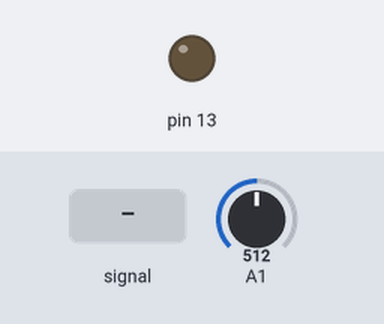
Simulated run of this sketch. Board: Arduino Uno, built with avr-gcc and run on an emulated ATmega328P. Shown: output pins drawn as LEDs (lit = HIGH). The test bench sets the inputs (shaded band); at power-on: A1 = 512. What the sketch prints to the serial monitor is not drawn.

Above: at 1.2 s.
1.3 s: A1 fed a 200 Hz sine of ±81 counts around its level
At 2.5 s:
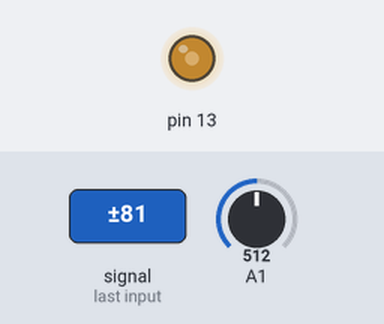
2.8 s: A1 set to 716
At 3.3 s:
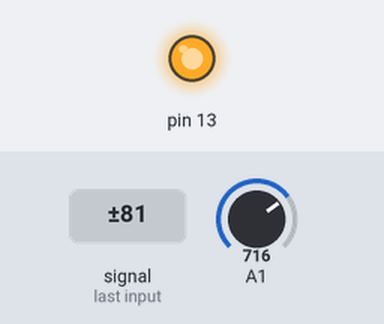
4.3 s: A1 set to 538
5.8 s: A1 set to 511
At 6.6 s:
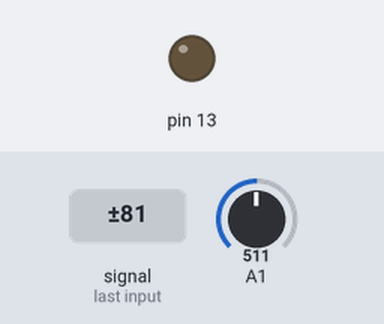
7.3 s: A1 set to 900
At 7.8 s:
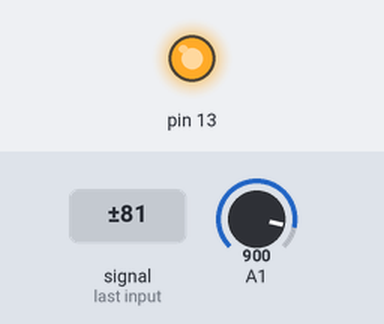
8.8 s: A1 set to 306
At 10.1 s:
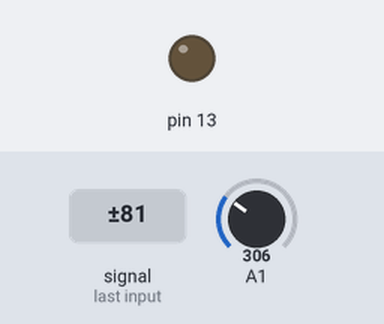
Timing chart, 0 to 11.3 s (numbered marks = the images above; inputs shaded):
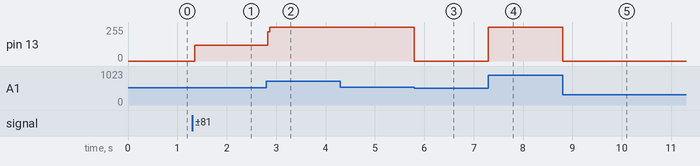

Measured:
- the behaviour switches between 522 and 521 on A1 (found by bisection; images 2 and 3)
- after the input at 1.3 s, pin 13: 0/255 → 119/255 after 0.05 s
- after the input at 2.8 s, pin 13: 119/255 → 255/255 at once
- after the input at 5.8 s, pin 13: 255/255 → 0/255 at once
- after the input at 7.3 s, pin 13: 0/255 → 255/255 at once
- after the input at 8.8 s, pin 13: 255/255 → 0/255 at once

The sketch:

led_potenciometro.ino
```cpp
 void setup() {
  // put your setup code here, to run once:
  pinMode(13, OUTPUT);
  pinMode(A1, INPUT);
  Serial.begin(115200);


}

void loop() {
  // put your main code here, to run repeatedly:
  int pot=analogRead(A1);
  int per=map(pot, 0, 1023, 0, 100);
  Serial.println(per);
  if (per>50){
    digitalWrite(13, HIGH);
  }
  else{
    digitalWrite(13, LOW);
  }

}
```
